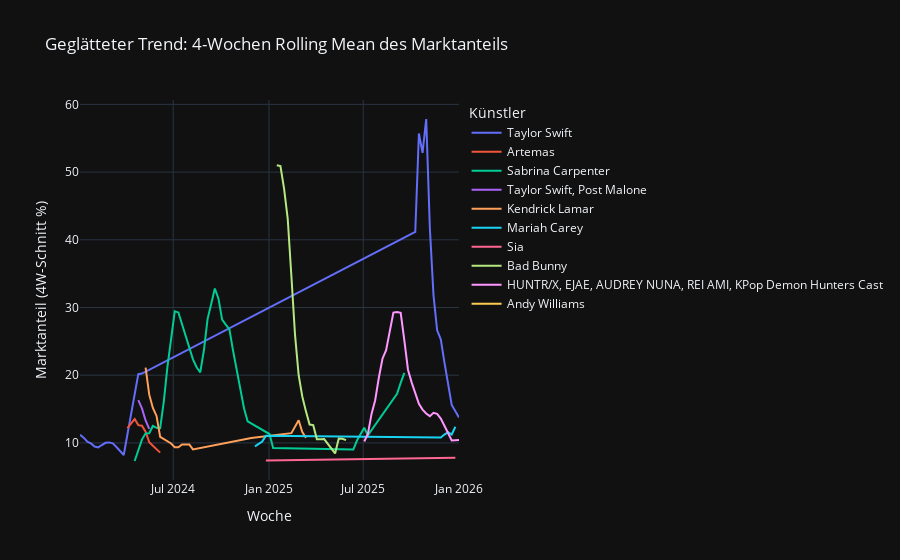

Notebook source saved alongside this figure:
### Markdown cell above
# WACHSTUMSRATEN DER KÜNSTLER 
## (ROLLING MEANS & GROWTH RATE)

### Code cell
# Auf TOP 10 jeder Woche filtern, um die Marktführer zu isolieren
top_10_weekly = df[df['rank'] <= 10].copy()

# Summe der Streams in den TOP 10 pro Woche berechnen
weekly_top10_sum = top_10_weekly.groupby('chart_week')['streams'].transform('sum')

# Prozentualen Anteil berechnen (Stream Share)
artist_dominance = top_10_weekly.groupby(['chart_week', 'artist_names'])['streams'].sum().reset_index()

# Wöchentliche Summe mappen, um den Anteil zu berechnen
weekly_total = top_10_weekly.groupby('chart_week')['streams'].sum()
artist_dominance['stream_share'] = artist_dominance.apply(
    lambda row: (row['streams'] / weekly_total[row['chart_week']]) * 100, axis=1
)

# Konzentration auf die TOP-Künstler
top_artist_list = artist_dominance.groupby('artist_names')['streams'].mean().nlargest(10).index
df_growth = artist_dominance[artist_dominance['artist_names'].isin(top_artist_list)].copy()

# ROLLING MEAN (Gleitender Mittelwert über 4 Wochen) berechnen, um kurzfristige Peaks zu glätten und den Basistrend zu sehen
df_growth['rolling_avg'] = df_growth.groupby('artist_names')['stream_share'].transform(
    lambda x: x.rolling(window=4, min_periods=1).mean()
)

# Wachstumsrate: Prozentuale Veränderung zur Vorwoche
# Dynamik zeigen: Wer gewinnt an Fahrt?
df_growth['growth_rate'] = df_growth.groupby('artist_names')['stream_share'].transform(
    lambda x: x.pct_change() * 100   # pct_change() berechnet die prozentuale Veränderung von einem Element zum nächsten
)

# Cleanup: Unendliche Werte (durch Division durch 0) durch 0 ersetzen für Stabilität in der Grafik und später im Modell
df_growth['growth_rate'] = df_growth['growth_rate'].replace([float('inf'), -float('inf')], 0).fillna(0)

# Visualisierung der Trends (Rolling Means): Welche Künstler haben nachhaltige Marktdominanz anstatt nur einen kurzen Flash?
fig_rolling = px.line(df_growth, 
                      x='chart_week', 
                      y='rolling_avg', 
                      color='artist_names',
                      title='Geglätteter Trend: 4-Wochen Rolling Mean des Marktanteils',
                      labels={
                          'rolling_avg': 'Marktanteil (4W-Schnitt %)', 
                          'artist_names': 'Künstler',
                          'chart_week': 'Woche'
                      },
                      template='plotly_dark')

fig_rolling.show()

### Figure 1 — Plotly figure (JSON) as saved in the notebook; plotly's stock layout.template omitted (floating-point values rounded to 4 significant figures)
{"data": [{"hovertemplate": "Künstler=Taylor Swift<br>Woche=%{x}<br>Marktanteil (4W-Schnitt %)=%{y}<extra></extra>", "legendgroup": "Taylor Swift", "line": {"color": "#636efa", "dash": "solid"}, "marker": {"symbol": "circle"}, "mode": "lines", "name": "Taylor Swift", "orientation": "v", "showlegend": true, "type": "scatter", "x": ["2024-01-04T00:00:00.000000000", "2024-01-11T00:00:00.000000000", "2024-01-18T00:00:00.000000000", "2024-01-25T00:00:00.000000000", "2024-02-01T00:00:00.000000000", "2024-02-08T00:00:00.000000000", "2024-02-15T00:00:00.000000000", "2024-02-22T00:00:00.000000000", "2024-02-29T00:00:00.000000000", "2024-03-07T00:00:00.000000000", "2024-03-14T00:00:00.000000000", "2024-03-21T00:00:00.000000000", "2024-03-28T00:00:00.000000000", "2024-04-25T00:00:00.000000000", "2024-05-02T00:00:00.000000000", "2025-10-09T00:00:00.000000000", "2025-10-16T00:00:00.000000000", "2025-10-23T00:00:00.000000000", "2025-10-30T00:00:00.000000000", "2025-11-06T00:00:00.000000000", "2025-11-13T00:00:00.000000000", "2025-11-20T00:00:00.000000000", "2025-11-27T00:00:00.000000000", "2025-12-04T00:00:00.000000000", "2025-12-11T00:00:00.000000000", "2025-12-18T00:00:00.000000000", "2026-01-01T00:00:00.000000000"], "xaxis": "x", "y": [11.2, 10.77, 10.19, 9.923, 9.469, 9.335, 9.689, 10.01, 10.07, 9.926, 9.401, 8.785, 8.219, 20.15, 20.24, 41.18, 55.7, 52.83, 57.84, 41.74, 31.83, 26.63, 25.29, 21.9, 18.61, 15.61, 13.74], "yaxis": "y"}, {"hovertemplate": "Künstler=Artemas<br>Woche=%{x}<br>Marktanteil (4W-Schnitt %)=%{y}<extra></extra>", "legendgroup": "Artemas", "line": {"color": "#EF553B", "dash": "solid"}, "marker": {"symbol": "circle"}, "mode": "lines", "name": "Artemas", "orientation": "v", "showlegend": true, "type": "scatter", "x": ["2024-04-04T00:00:00.000000000", "2024-04-11T00:00:00.000000000", "2024-04-18T00:00:00.000000000", "2024-04-25T00:00:00.000000000", "2024-05-02T00:00:00.000000000", "2024-05-09T00:00:00.000000000", "2024-05-16T00:00:00.000000000", "2024-05-23T00:00:00.000000000", "2024-06-06T00:00:00.000000000"], "xaxis": "x", "y": [12.19, 12.93, 13.52, 12.63, 12.54, 11.66, 10.1, 9.573, 8.563], "yaxis": "y"}, {"hovertemplate": "Künstler=Sabrina Carpenter<br>Woche=%{x}<br>Marktanteil (4W-Schnitt %)=%{y}<extra></extra>", "legendgroup": "Sabrina Carpenter", "line": {"color": "#00cc96", "dash": "solid"}, "marker": {"symbol": "circle"}, "mode": "lines", "name": "Sabrina Carpenter", "orientation": "v", "showlegend": true, "type": "scatter", "x": ["2024-04-18T00:00:00.000000000", "2024-05-02T00:00:00.000000000", "2024-05-09T00:00:00.000000000", "2024-05-16T00:00:00.000000000", "2024-05-23T00:00:00.000000000", "2024-05-30T00:00:00.000000000", "2024-06-06T00:00:00.000000000", "2024-06-13T00:00:00.000000000", "2024-06-20T00:00:00.000000000", "2024-06-27T00:00:00.000000000", "2024-07-04T00:00:00.000000000", "2024-07-11T00:00:00.000000000", "2024-07-18T00:00:00.000000000", "2024-07-25T00:00:00.000000000", "2024-08-01T00:00:00.000000000", "2024-08-08T00:00:00.000000000", "2024-08-15T00:00:00.000000000", "2024-08-22T00:00:00.000000000", "2024-08-29T00:00:00.000000000", "2024-09-05T00:00:00.000000000", "2024-09-12T00:00:00.000000000", "2024-09-19T00:00:00.000000000", "2024-09-26T00:00:00.000000000", "2024-10-03T00:00:00.000000000", "2024-10-10T00:00:00.000000000", "2024-10-17T00:00:00.000000000", "2024-10-24T00:00:00.000000000", "2024-10-31T00:00:00.000000000", "2024-11-07T00:00:00.000000000", "2024-11-14T00:00:00.000000000", "2024-11-21T00:00:00.000000000", "2025-01-02T00:00:00.000000000", "2025-01-09T00:00:00.000000000", "2025-06-12T00:00:00.000000000", "2025-06-19T00:00:00.000000000", "2025-06-26T00:00:00.000000000", "2025-07-03T00:00:00.000000000", "2025-07-10T00:00:00.000000000", "2025-09-04T00:00:00.000000000", "2025-09-11T00:00:00.000000000", "2025-09-18T00:00:00.000000000"], "xaxis": "x", "y": [7.328, 10.49, 11.41, 11.43, 12.51, 12.22, 12.18, 16.15, 21.25, 25.59, 29.45, 29.27, 27.54, 25.74, 23.9, 22.33, 21.17, 20.42, 23.68, 28.29, 30.52, 32.81, 31.3, 28.2, 27.47, 26.78, 23.62, 20.85, 18.0, 15.12, 13.19, 11.31, 9.263, 9.023, 10.35, 11.38, 12.24, 11.12, 17.25, 18.88, 20.35], "yaxis": "y"}, {"hovertemplate": "Künstler=Taylor Swift, Post Malone<br>Woche=%{x}<br>Marktanteil (4W-Schnitt %)=%{y}<extra></extra>", "legendgroup": "Taylor Swift, Post Malone", "line": {"color": "#ab63fa", "dash": "solid"}, "marker": {"symbol": "circle"}, "mode": "lines", "name": "Taylor Swift, Post Malone", "orientation": "v", "showlegend": true, "type": "scatter", "x": ["2024-04-25T00:00:00.000000000", "2024-05-02T00:00:00.000000000", "2024-05-09T00:00:00.000000000", "2024-05-16T00:00:00.000000000"], "xaxis": "x", "y": [16.33, 15.09, 13.32, 12.06], "yaxis": "y"}, {"hovertemplate": "Künstler=Kendrick Lamar<br>Woche=%{x}<br>Marktanteil (4W-Schnitt %)=%{y}<extra></extra>", "legendgroup": "Kendrick Lamar", "line": {"color": "#FFA15A", "dash": "solid"}, "marker": {"symbol": "circle"}, "mode": "lines", "name": "Kendrick Lamar", "orientation": "v", "showlegend": true, "type": "scatter", "x": ["2024-05-09T00:00:00.000000000", "2024-05-16T00:00:00.000000000", "2024-05-23T00:00:00.000000000", "2024-05-30T00:00:00.000000000", "2024-06-06T00:00:00.000000000", "2024-06-27T00:00:00.000000000", "2024-07-04T00:00:00.000000000", "2024-07-11T00:00:00.000000000", "2024-07-18T00:00:00.000000000", "2024-07-25T00:00:00.000000000", "2024-08-01T00:00:00.000000000", "2024-08-08T00:00:00.000000000", "2024-11-28T00:00:00.000000000", "2025-02-13T00:00:00.000000000", "2025-02-20T00:00:00.000000000", "2025-02-27T00:00:00.000000000", "2025-03-06T00:00:00.000000000", "2025-03-13T00:00:00.000000000"], "xaxis": "x", "y": [21.11, 17.13, 15.17, 13.98, 10.89, 9.913, 9.361, 9.355, 9.764, 9.817, 9.759, 9.041, 10.71, 11.44, 12.5, 13.36, 11.59, 10.76], "yaxis": "y"}, {"hovertemplate": "Künstler=Mariah Carey<br>Woche=%{x}<br>Marktanteil (4W-Schnitt %)=%{y}<extra></extra>", "legendgroup": "Mariah Carey", "line": {"color": "#19d3f3", "dash": "solid"}, "marker": {"symbol": "circle"}, "mode": "lines", "name": "Mariah Carey", "orientation": "v", "showlegend": true, "type": "scatter", "x": ["2024-12-05T00:00:00.000000000", "2024-12-12T00:00:00.000000000", "2024-12-19T00:00:00.000000000", "2024-12-26T00:00:00.000000000", "2025-11-27T00:00:00.000000000", "2025-12-04T00:00:00.000000000", "2025-12-11T00:00:00.000000000", "2025-12-18T00:00:00.000000000", "2025-12-25T00:00:00.000000000"], "xaxis": "x", "y": [9.491, 9.858, 10.19, 11.04, 10.81, 11.24, 11.57, 11.24, 12.39], "yaxis": "y"}, {"hovertemplate": "Künstler=Sia<br>Woche=%{x}<br>Marktanteil (4W-Schnitt %)=%{y}<extra></extra>", "legendgroup": "Sia", "line": {"color": "#FF6692", "dash": "solid"}, "marker": {"symbol": "circle"}, "mode": "lines", "name": "Sia", "orientation": "v", "showlegend": true, "type": "scatter", "x": ["2024-12-26T00:00:00.000000000", "2025-12-25T00:00:00.000000000"], "xaxis": "x", "y": [7.409, 7.799], "yaxis": "y"}, {"hovertemplate": "Künstler=Bad Bunny<br>Woche=%{x}<br>Marktanteil (4W-Schnitt %)=%{y}<extra></extra>", "legendgroup": "Bad Bunny", "line": {"color": "#B6E880", "dash": "solid"}, "marker": {"symbol": "circle"}, "mode": "lines", "name": "Bad Bunny", "orientation": "v", "showlegend": true, "type": "scatter", "x": ["2025-01-16T00:00:00.000000000", "2025-01-23T00:00:00.000000000", "2025-01-30T00:00:00.000000000", "2025-02-06T00:00:00.000000000", "2025-02-13T00:00:00.000000000", "2025-02-20T00:00:00.000000000", "2025-02-27T00:00:00.000000000", "2025-03-06T00:00:00.000000000", "2025-03-13T00:00:00.000000000", "2025-03-20T00:00:00.000000000", "2025-03-27T00:00:00.000000000", "2025-04-03T00:00:00.000000000", "2025-04-10T00:00:00.000000000", "2025-04-17T00:00:00.000000000", "2025-05-08T00:00:00.000000000", "2025-05-15T00:00:00.000000000", "2025-05-22T00:00:00.000000000", "2025-05-29T00:00:00.000000000"], "xaxis": "x", "y": [51.01, 50.89, 47.56, 43.1, 34.69, 25.98, 19.99, 16.85, 14.66, 12.72, 12.63, 10.55, 10.56, 10.57, 8.445, 10.63, 10.62, 10.42], "yaxis": "y"}, {"hovertemplate": "Künstler=HUNTR/X, EJAE, AUDREY NUNA, REI AMI, KPop Demon Hunters Cast<br>Woche=%{x}<br>Marktanteil (4W-Schnitt %)=%{y}<extra></extra>", "legendgroup": "HUNTR/X, EJAE, AUDREY NUNA, REI AMI, KPop Demon Hunters Cast", "line": {"color": "#FF97FF", "dash": "solid"}, "marker": {"symbol": "circle"}, "mode": "lines", "name": "HUNTR/X, EJAE, AUDREY NUNA, REI AMI, KPop Demon Hunters Cast", "orientation": "v", "showlegend": true, "type": "scatter", "x": ["2025-07-03T00:00:00.000000000", "2025-07-10T00:00:00.000000000", "2025-07-17T00:00:00.000000000", "2025-07-24T00:00:00.000000000", "2025-07-31T00:00:00.000000000", "2025-08-07T00:00:00.000000000", "2025-08-14T00:00:00.000000000", "2025-08-21T00:00:00.000000000", "2025-08-28T00:00:00.000000000", "2025-09-04T00:00:00.000000000", "2025-09-11T00:00:00.000000000", "2025-09-18T00:00:00.000000000", "2025-09-25T00:00:00.000000000", "2025-10-02T00:00:00.000000000", "2025-10-16T00:00:00.000000000", "2025-10-23T00:00:00.000000000", "2025-10-30T00:00:00.000000000", "2025-11-06T00:00:00.000000000", "2025-11-13T00:00:00.000000000", "2025-11-20T00:00:00.000000000", "2025-11-27T00:00:00.000000000", "2025-12-04T00:00:00.000000000", "2025-12-11T00:00:00.000000000", "2025-12-18T00:00:00.000000000", "2026-01-01T00:00:00.000000000"], "xaxis": "x", "y": [10.21, 11.33, 14.29, 16.31, 19.62, 22.43, 23.7, 26.51, 29.25, 29.34, 29.22, 25.14, 20.81, 18.95, 15.78, 14.92, 14.35, 13.95, 14.45, 14.29, 13.6, 12.53, 11.45, 10.37, 10.42], "yaxis": "y"}, {"hovertemplate": "Künstler=Andy Williams<br>Woche=%{x}<br>Marktanteil (4W-Schnitt %)=%{y}<extra></extra>", "legendgroup": "Andy Williams", "line": {"color": "#FECB52", "dash": "solid"}, "marker": {"symbol": "circle"}, "mode": "lines", "name": "Andy Williams", "orientation": "v", "showlegend": true, "type": "scatter", "x": ["2025-12-25T00:00:00.000000000"], "xaxis": "x", "y": [8.07], "yaxis": "y"}], "layout": {"legend": {"title": {"text": "Künstler"}, "tracegroupgap": 0}, "title": {"text": "Geglätteter Trend: 4-Wochen Rolling Mean des Marktanteils"}, "xaxis": {"anchor": "y", "domain": [0, 1], "title": {"text": "Woche"}}, "yaxis": {"anchor": "x", "domain": [0, 1], "title": {"text": "Marktanteil (4W-Schnitt %)"}}}}
